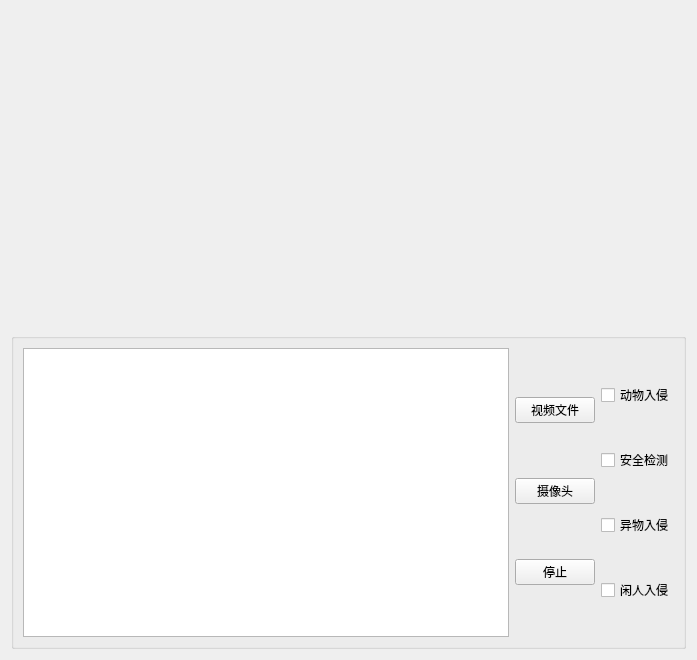
<?xml version="1.0" encoding="UTF-8"?>
<ui version="4.0">
 <class>Form</class>
 <widget class="QWidget" name="Form">
  <property name="geometry">
   <rect>
    <x>0</x>
    <y>0</y>
    <width>697</width>
    <height>660</height>
   </rect>
  </property>
  <property name="windowTitle">
   <string>检测</string>
  </property>
  <layout class="QVBoxLayout" name="verticalLayout" stretch="1,1">
   <item>
    <layout class="QHBoxLayout" name="horizontalLayout">
     <item>
      <widget class="QLabel" name="label_ori_video">
       <property name="text">
        <string/>
       </property>
      </widget>
     </item>
     <item>
      <widget class="QLabel" name="label_treated">
       <property name="text">
        <string/>
       </property>
      </widget>
     </item>
    </layout>
   </item>
   <item>
    <widget class="QGroupBox" name="groupBox_3">
     <property name="title">
      <string/>
     </property>
     <layout class="QHBoxLayout" name="horizontalLayout_3">
      <item>
       <layout class="QHBoxLayout" name="horizontalLayout_2">
        <item>
         <widget class="QTextBrowser" name="textLog"/>
        </item>
        <item>
         <layout class="QVBoxLayout" name="verticalLayout_2">
          <item>
           <widget class="QPushButton" name="videoBtn">
            <property name="text">
             <string>视频文件</string>
            </property>
           </widget>
          </item>
          <item>
           <widget class="QPushButton" name="camBtn">
            <property name="text">
             <string>摄像头</string>
            </property>
           </widget>
          </item>
          <item>
           <widget class="QPushButton" name="stopBtn">
            <property name="text">
             <string>停止</string>
            </property>
           </widget>
          </item>
         </layout>
        </item>
        <item>
         <layout class="QVBoxLayout" name="verticalLayout_3">
          <item>
           <widget class="QCheckBox" name="detect_animal_intrusion">
            <property name="text">
             <string>动物入侵</string>
            </property>
           </widget>
          </item>
          <item>
           <widget class="QCheckBox" name="detect_helmet_intrusion">
            <property name="text">
             <string>安全检测</string>
            </property>
           </widget>
          </item>
          <item>
           <widget class="QCheckBox" name="detect_plastic_bag_intrusion">
            <property name="text">
             <string>异物入侵</string>
            </property>
           </widget>
          </item>
          <item>
           <widget class="QCheckBox" name="checkBox">
            <property name="text">
             <string>闲人入侵</string>
            </property>
           </widget>
          </item>
         </layout>
        </item>
       </layout>
      </item>
     </layout>
    </widget>
   </item>
  </layout>
 </widget>
 <resources/>
 <connections/>
</ui>
